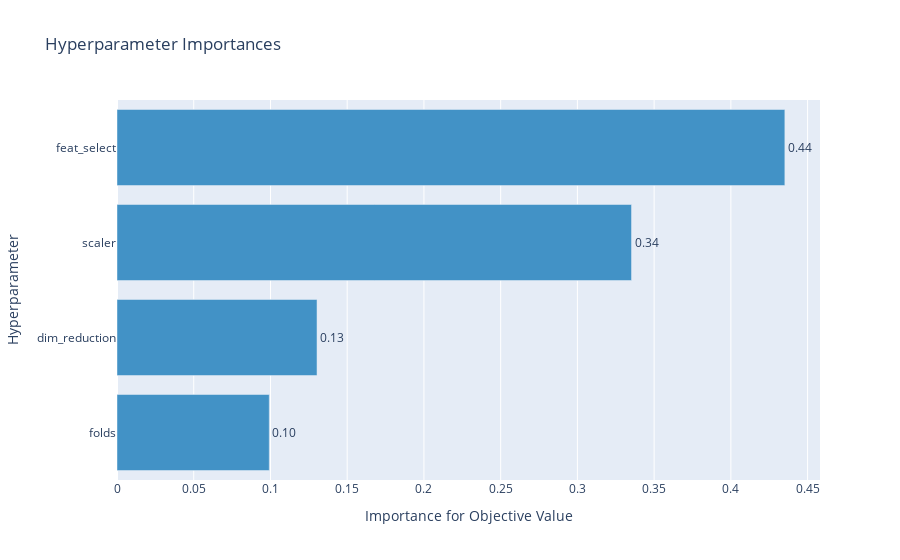

This figure's notebook cell:
### Code cell
optuna.visualization.plot_param_importances(study)

### Figure 1 — Plotly figure (JSON) as saved in the notebook; plotly's stock layout.template omitted (floating-point values rounded to 4 significant figures)
{"data": [{"cliponaxis": false, "hovertemplate": ["folds (IntDistribution): 0.09922552292185112<extra></extra>", "dim_reduction (CategoricalDistribution): 0.13033121296295094<extra></extra>", "scaler (CategoricalDistribution): 0.3352696219212256<extra></extra>", "feat_select (CategoricalDistribution): 0.4351736421939723<extra></extra>"], "marker": {"color": "rgb(66,146,198)"}, "orientation": "h", "text": ["0.10", "0.13", "0.34", "0.44"], "textposition": "outside", "type": "bar", "x": [0.09923, 0.1303, 0.3353, 0.4352], "y": ["folds", "dim_reduction", "scaler", "feat_select"]}], "layout": {"showlegend": false, "title": {"text": "Hyperparameter Importances"}, "xaxis": {"title": {"text": "Importance for Objective Value"}}, "yaxis": {"title": {"text": "Hyperparameter"}}}}
